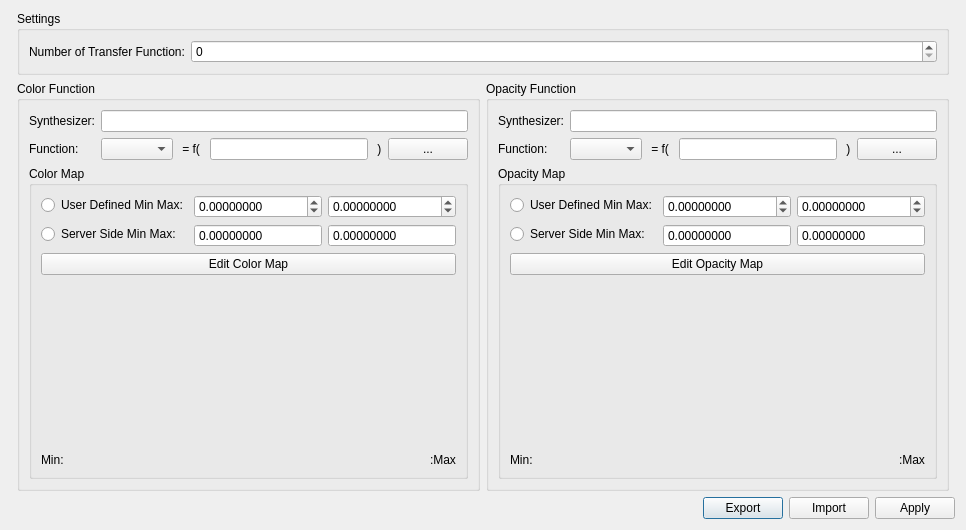
<?xml version="1.0" encoding="UTF-8"?>
<ui version="4.0">
 <class>TransferFunctionEditorWIP</class>
 <widget class="QDialog" name="TransferFunctionEditorWIP">
  <property name="geometry">
   <rect>
    <x>0</x>
    <y>0</y>
    <width>772</width>
    <height>474</height>
   </rect>
  </property>
  <property name="windowTitle">
   <string>Transfer Function Editor</string>
  </property>
  <layout class="QGridLayout" name="gridLayout">
   <item row="2" column="0" colspan="4">
    <layout class="QHBoxLayout" name="horizontalLayout">
     <item>
      <spacer name="horizontalSpacer">
       <property name="orientation">
        <enum>Qt::Horizontal</enum>
       </property>
       <property name="sizeHint" stdset="0">
        <size>
         <width>40</width>
         <height>20</height>
        </size>
       </property>
      </spacer>
     </item>
     <item>
      <widget class="QPushButton" name="exportPushButton">
       <property name="text">
        <string>Export</string>
       </property>
      </widget>
     </item>
     <item>
      <widget class="QPushButton" name="importPushButton">
       <property name="text">
        <string>Import</string>
       </property>
      </widget>
     </item>
     <item>
      <widget class="QPushButton" name="applyPushButton">
       <property name="text">
        <string>Apply</string>
       </property>
      </widget>
     </item>
    </layout>
   </item>
   <item row="1" column="1">
    <widget class="QGroupBox" name="groupBox_2">
     <property name="sizePolicy">
      <sizepolicy hsizetype="Preferred" vsizetype="Preferred">
       <horstretch>0</horstretch>
       <verstretch>0</verstretch>
      </sizepolicy>
     </property>
     <property name="title">
      <string>Color Function</string>
     </property>
     <layout class="QGridLayout" name="gridLayout_4">
      <item row="1" column="4">
       <widget class="QLineEdit" name="colorFunctionVariableLineEdit"/>
      </item>
      <item row="0" column="0" colspan="2">
       <widget class="QLabel" name="colorSynthesizerLabel">
        <property name="text">
         <string>Synthesizer:</string>
        </property>
       </widget>
      </item>
      <item row="1" column="5">
       <widget class="QLabel" name="label_4">
        <property name="text">
         <string> )</string>
        </property>
       </widget>
      </item>
      <item row="0" column="2" colspan="5">
       <widget class="QLineEdit" name="colorSynthesizerLineEdit"/>
      </item>
      <item row="1" column="2">
       <widget class="QComboBox" name="colorFunctionComboBox"/>
      </item>
      <item row="1" column="6">
       <widget class="QPushButton" name="colorFunctionVariableEditorPushButton">
        <property name="sizePolicy">
         <sizepolicy hsizetype="Minimum" vsizetype="Fixed">
          <horstretch>0</horstretch>
          <verstretch>0</verstretch>
         </sizepolicy>
        </property>
        <property name="text">
         <string>...</string>
        </property>
       </widget>
      </item>
      <item row="1" column="0" colspan="2">
       <widget class="QLabel" name="colorLabelFunction">
        <property name="text">
         <string>Function:</string>
        </property>
       </widget>
      </item>
      <item row="1" column="3">
       <widget class="QLabel" name="label_3">
        <property name="text">
         <string> = f( </string>
        </property>
       </widget>
      </item>
      <item row="2" column="0" colspan="7">
       <widget class="QGroupBox" name="colorMapGroupBox">
        <property name="sizePolicy">
         <sizepolicy hsizetype="Preferred" vsizetype="Preferred">
          <horstretch>0</horstretch>
          <verstretch>0</verstretch>
         </sizepolicy>
        </property>
        <property name="title">
         <string>Color Map</string>
        </property>
        <layout class="QGridLayout" name="gridLayout_3">
         <item row="4" column="0" alignment="Qt::AlignLeft">
          <widget class="QLabel" name="colorMinLabel">
           <property name="text">
            <string>Min:</string>
           </property>
          </widget>
         </item>
         <item row="4" column="1" alignment="Qt::AlignRight">
          <widget class="QLabel" name="colorMaxLabel">
           <property name="text">
            <string>:Max</string>
           </property>
          </widget>
         </item>
         <item row="3" column="0" colspan="2">
          <widget class="Histogram" name="colorHistogram" native="true">
           <property name="minimumSize">
            <size>
             <width>0</width>
             <height>80</height>
            </size>
           </property>
          </widget>
         </item>
         <item row="2" column="0" colspan="2">
          <widget class="ColorMap" name="colorMap" native="true">
           <property name="minimumSize">
            <size>
             <width>0</width>
             <height>80</height>
            </size>
           </property>
          </widget>
         </item>
         <item row="1" column="0" colspan="2">
          <widget class="QPushButton" name="colorMapEditPushButton">
           <property name="text">
            <string>Edit Color Map</string>
           </property>
          </widget>
         </item>
         <item row="0" column="0" colspan="2">
          <layout class="QFormLayout" name="formLayout">
           <item row="0" column="0">
            <widget class="QRadioButton" name="colorUserDefinedMinMaxRadioButton">
             <property name="text">
              <string>User Defined Min Max:</string>
             </property>
            </widget>
           </item>
           <item row="0" column="1">
            <layout class="QHBoxLayout" name="horizontalLayout_2">
             <item>
              <widget class="QDoubleSpinBox" name="colorUserDefinedMinDoubleSpinBox">
               <property name="decimals">
                <number>8</number>
               </property>
               <property name="minimum">
                <double>-100000000000000000.000000000000000</double>
               </property>
               <property name="maximum">
                <double>100000000000000000.000000000000000</double>
               </property>
               <property name="singleStep">
                <double>0.100000000000000</double>
               </property>
              </widget>
             </item>
             <item>
              <widget class="QDoubleSpinBox" name="colorUserDefinedMaxDoubleSpinBox">
               <property name="decimals">
                <number>8</number>
               </property>
               <property name="minimum">
                <double>-100000000000000000.000000000000000</double>
               </property>
               <property name="maximum">
                <double>100000000000000000.000000000000000</double>
               </property>
               <property name="singleStep">
                <double>0.100000000000000</double>
               </property>
              </widget>
             </item>
            </layout>
           </item>
           <item row="1" column="0">
            <widget class="QRadioButton" name="colorServerSideMinMaxRadioButton">
             <property name="text">
              <string>Server Side Min Max:</string>
             </property>
            </widget>
           </item>
           <item row="1" column="1">
            <layout class="QHBoxLayout" name="horizontalLayout_3">
             <item>
              <widget class="QDoubleSpinBox" name="colorServerSideMinDoubleSpinBox">
               <property name="buttonSymbols">
                <enum>QAbstractSpinBox::NoButtons</enum>
               </property>
               <property name="decimals">
                <number>8</number>
               </property>
               <property name="minimum">
                <double>-100000000000000000.000000000000000</double>
               </property>
               <property name="maximum">
                <double>100000000000000000.000000000000000</double>
               </property>
               <property name="singleStep">
                <double>0.100000000000000</double>
               </property>
              </widget>
             </item>
             <item>
              <widget class="QDoubleSpinBox" name="colorServerSideMaxDoubleSpinBox">
               <property name="buttonSymbols">
                <enum>QAbstractSpinBox::NoButtons</enum>
               </property>
               <property name="decimals">
                <number>8</number>
               </property>
               <property name="minimum">
                <double>-100000000000000000.000000000000000</double>
               </property>
               <property name="maximum">
                <double>100000000000000000.000000000000000</double>
               </property>
               <property name="singleStep">
                <double>0.100000000000000</double>
               </property>
              </widget>
             </item>
            </layout>
           </item>
          </layout>
         </item>
        </layout>
       </widget>
      </item>
     </layout>
    </widget>
   </item>
   <item row="1" column="2">
    <widget class="QGroupBox" name="groupBox_4">
     <property name="sizePolicy">
      <sizepolicy hsizetype="Preferred" vsizetype="Preferred">
       <horstretch>0</horstretch>
       <verstretch>0</verstretch>
      </sizepolicy>
     </property>
     <property name="title">
      <string>Opacity Function</string>
     </property>
     <layout class="QGridLayout" name="gridLayout_5">
      <item row="1" column="4">
       <widget class="QLineEdit" name="opacityFunctionVariableLineEdit"/>
      </item>
      <item row="0" column="0" colspan="2">
       <widget class="QLabel" name="opacitySynthesizerLabel">
        <property name="text">
         <string>Synthesizer:</string>
        </property>
       </widget>
      </item>
      <item row="1" column="5">
       <widget class="QLabel" name="label_5">
        <property name="text">
         <string> )</string>
        </property>
       </widget>
      </item>
      <item row="0" column="2" colspan="5">
       <widget class="QLineEdit" name="opacitySynthesizerLineEdit"/>
      </item>
      <item row="1" column="2">
       <widget class="QComboBox" name="opacityFunctionComboBox"/>
      </item>
      <item row="1" column="6">
       <widget class="QPushButton" name="opacityFunctionVariableEditorPushButton">
        <property name="sizePolicy">
         <sizepolicy hsizetype="Minimum" vsizetype="Fixed">
          <horstretch>0</horstretch>
          <verstretch>0</verstretch>
         </sizepolicy>
        </property>
        <property name="text">
         <string>...</string>
        </property>
       </widget>
      </item>
      <item row="1" column="0" colspan="2">
       <widget class="QLabel" name="opacityLabelFunction">
        <property name="text">
         <string>Function:</string>
        </property>
       </widget>
      </item>
      <item row="1" column="3">
       <widget class="QLabel" name="label_6">
        <property name="text">
         <string> = f( </string>
        </property>
       </widget>
      </item>
      <item row="2" column="0" colspan="7">
       <widget class="QGroupBox" name="opacityMapGroupBox">
        <property name="sizePolicy">
         <sizepolicy hsizetype="Preferred" vsizetype="Preferred">
          <horstretch>0</horstretch>
          <verstretch>0</verstretch>
         </sizepolicy>
        </property>
        <property name="title">
         <string>Opacity Map</string>
        </property>
        <layout class="QGridLayout" name="gridLayout_6">
         <item row="4" column="0" alignment="Qt::AlignLeft">
          <widget class="QLabel" name="opacityMinLabel">
           <property name="text">
            <string>Min:</string>
           </property>
          </widget>
         </item>
         <item row="4" column="1" alignment="Qt::AlignRight">
          <widget class="QLabel" name="opacityMaxLabel">
           <property name="text">
            <string>:Max</string>
           </property>
          </widget>
         </item>
         <item row="3" column="0" colspan="2">
          <widget class="Histogram" name="opacityHistogram" native="true">
           <property name="minimumSize">
            <size>
             <width>0</width>
             <height>80</height>
            </size>
           </property>
          </widget>
         </item>
         <item row="2" column="0" colspan="2">
          <widget class="OpacityMap" name="opacityMap" native="true">
           <property name="minimumSize">
            <size>
             <width>0</width>
             <height>80</height>
            </size>
           </property>
          </widget>
         </item>
         <item row="1" column="0" colspan="2">
          <widget class="QPushButton" name="opacityMapEditPushButton">
           <property name="text">
            <string>Edit Opacity Map</string>
           </property>
          </widget>
         </item>
         <item row="0" column="0" colspan="2">
          <layout class="QFormLayout" name="formLayout_2">
           <item row="0" column="0">
            <widget class="QRadioButton" name="opacityUserDefinedMinMaxRadioButton">
             <property name="text">
              <string>User Defined Min Max:</string>
             </property>
            </widget>
           </item>
           <item row="0" column="1">
            <layout class="QHBoxLayout" name="horizontalLayout_4">
             <item>
              <widget class="QDoubleSpinBox" name="opacityUserDefinedMinDoubleSpinBox">
               <property name="decimals">
                <number>8</number>
               </property>
               <property name="minimum">
                <double>-100000000000000000.000000000000000</double>
               </property>
               <property name="maximum">
                <double>100000000000000000.000000000000000</double>
               </property>
               <property name="singleStep">
                <double>0.100000000000000</double>
               </property>
              </widget>
             </item>
             <item>
              <widget class="QDoubleSpinBox" name="opacityUserDefinedMaxDoubleSpinBox">
               <property name="decimals">
                <number>8</number>
               </property>
               <property name="minimum">
                <double>-100000000000000000.000000000000000</double>
               </property>
               <property name="maximum">
                <double>100000000000000000.000000000000000</double>
               </property>
               <property name="singleStep">
                <double>0.100000000000000</double>
               </property>
              </widget>
             </item>
            </layout>
           </item>
           <item row="1" column="0">
            <widget class="QRadioButton" name="opacityServerSideMinMaxRadioButton">
             <property name="text">
              <string>Server Side Min Max:</string>
             </property>
            </widget>
           </item>
           <item row="1" column="1">
            <layout class="QHBoxLayout" name="horizontalLayout_5">
             <item>
              <widget class="QDoubleSpinBox" name="opacityServerSideMinDoubleSpinBox">
               <property name="buttonSymbols">
                <enum>QAbstractSpinBox::NoButtons</enum>
               </property>
               <property name="decimals">
                <number>8</number>
               </property>
               <property name="minimum">
                <double>-100000000000000000.000000000000000</double>
               </property>
               <property name="maximum">
                <double>100000000000000000.000000000000000</double>
               </property>
               <property name="singleStep">
                <double>0.100000000000000</double>
               </property>
              </widget>
             </item>
             <item>
              <widget class="QDoubleSpinBox" name="opacityServerSideMaxDoubleSpinBox">
               <property name="readOnly">
                <bool>true</bool>
               </property>
               <property name="buttonSymbols">
                <enum>QAbstractSpinBox::NoButtons</enum>
               </property>
               <property name="decimals">
                <number>8</number>
               </property>
               <property name="minimum">
                <double>-100000000000000000.000000000000000</double>
               </property>
               <property name="maximum">
                <double>100000000000000000.000000000000000</double>
               </property>
               <property name="singleStep">
                <double>0.100000000000000</double>
               </property>
              </widget>
             </item>
            </layout>
           </item>
          </layout>
         </item>
        </layout>
       </widget>
      </item>
     </layout>
    </widget>
   </item>
   <item row="0" column="1" colspan="2">
    <widget class="QGroupBox" name="groupBox">
     <property name="sizePolicy">
      <sizepolicy hsizetype="Preferred" vsizetype="Preferred">
       <horstretch>0</horstretch>
       <verstretch>0</verstretch>
      </sizepolicy>
     </property>
     <property name="title">
      <string>Settings</string>
     </property>
     <layout class="QGridLayout" name="gridLayout_2">
      <item row="1" column="0">
       <layout class="QFormLayout" name="formLayout_3">
        <item row="0" column="0">
         <widget class="QLabel" name="numberOfTransferFunctionlabel">
          <property name="text">
           <string>Number of Transfer Function:</string>
          </property>
         </widget>
        </item>
        <item row="0" column="1">
         <widget class="QSpinBox" name="numberOfTransferFunctionSpinBox"/>
        </item>
       </layout>
      </item>
     </layout>
    </widget>
   </item>
  </layout>
 </widget>
 <customwidgets>
  <customwidget>
   <class>ColorMap</class>
   <extends>QWidget</extends>
   <header>ColorMap.h</header>
   <container>1</container>
  </customwidget>
  <customwidget>
   <class>OpacityMap</class>
   <extends>QWidget</extends>
   <header>OpacityMap.h</header>
   <container>1</container>
  </customwidget>
  <customwidget>
   <class>Histogram</class>
   <extends>QWidget</extends>
   <header>Histogram.h</header>
   <container>1</container>
  </customwidget>
 </customwidgets>
 <resources/>
 <connections/>
</ui>
